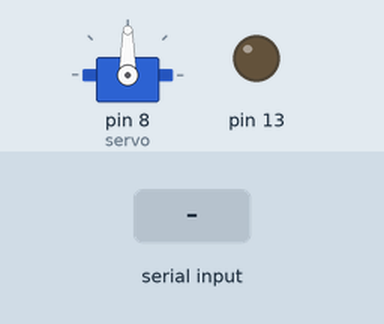
Recording of a sketch running on a simulated Arduino Uno, built with avr-gcc and run on an emulated ATmega328P. Shown: servo, output pins drawn as LEDs (lit = HIGH). Inputs (shaded band) come from the test bench.

Above: at 1.2 s.
1.3 s: "s" received over Serial
At 2.4 s:
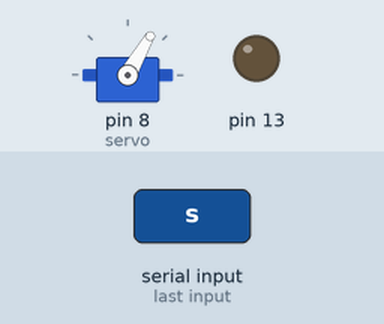
Timing chart, 0 to 4.3 s (numbered marks = the images above; inputs shaded):
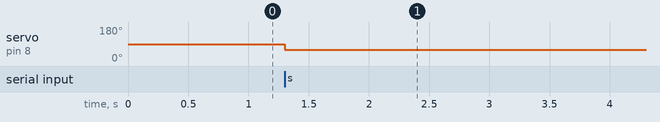

The sketch:

boat.ino
```cpp
#include<Servo.h>
Servo servo;

void setup()
{
  servo.attach(8);
  servo.write(90);

  pinMode(13,OUTPUT);
  digitalWrite(13,LOW);
  Serial.begin(9600);
}

void loop()
{
  if(Serial.available() > 0)
  {


    if(Serial.read() == 's')
    {

      servo.write(60);
      digitalWrite(12,HIGH);

      digitalWrite(2,HIGH);
            digitalWrite(3,LOW);
      digitalWrite(4,HIGH);
      digitalWrite(5,LOW);

      while(Serial.read() != 'w');
      servo.write(90);
      digitalWrite(2,LOW);
            digitalWrite(3,LOW);
      digitalWrite(4,LOW);
      digitalWrite(5,LOW);
    }


  }

    else
    {
      digitalWrite(13,LOW);
    }
}
```

Measured:
- after the input at 1.3 s, servo on pin 8 (servo): 90° → 60° at once
